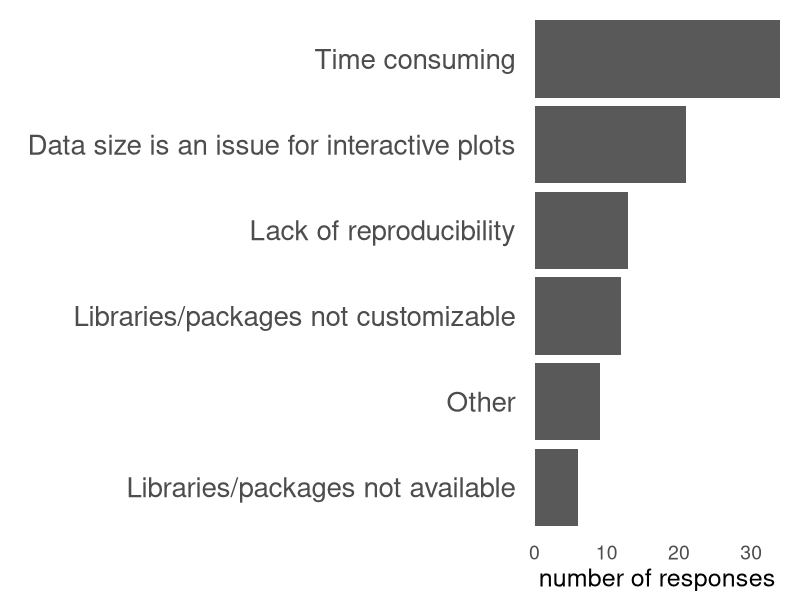

Write the R code that produced this figure.
## ---- chunk 1
library(tidyverse)
library(forcats)

theme_set(theme_minimal() + 
            theme(panel.grid.major = element_blank(),
                  panel.grid.minor = element_blank(),
                  panel.border = element_blank()))
## ---- chunk 2
q26_data <- read_csv("data/survey_q26.csv")
## ---- chunk 3
q26_data %>% 
  count(value) %>%
  mutate(value=as_factor(value)) %>%
  mutate(value=reorder(value, n)) %>%
  ggplot() +
  aes(x=value, y=n) +
  geom_bar(stat="identity") +
  coord_flip() +
  labs(x="", y="number of responses") +
  theme(axis.text.y=element_text(size=20),
        axis.title.x=element_text(size=18),
        axis.text.x=element_text(size=14))
## ---- chunk 4
q23_data <- read_csv("data/survey_q23.csv")
## ---- chunk 5
q23_data %>%
  count(Q23) %>%
  rename(value=Q23) %>%
  mutate(value=factor(value)) %>%
  mutate(value=reorder(value, n)) %>%
  arrange(desc(value)) %>%
  select(value, n) %>%
  knitr::kable('html', col.names=c("response", "num. respondents"),
               table.attr="class=survey_table")
